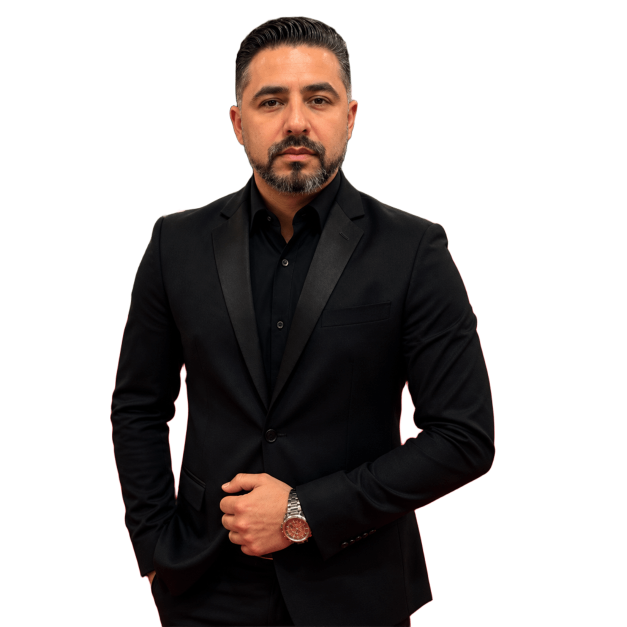
#> input picture assets-src/dr-ivan-corpo-transparente.png, 1254 x 1254 px (shown at 1/2 size)
$ python defringe.py ../assets-src/dr-ivan-corpo-transparente.png ../assets-src/dr-ivan-corpo-limpo.png
#> lines starting #> are read from the running program, lines starting #| are printed output that depends on the picture; after the words box and inside, x2 and y2 are one past the last pixel; in counts of white or black regions, pixels touching at a corner belong together
# Remove franja escura do recorte (dr-ivan-corpo-transparente.png):
# Fundo preto + alfa suave → halo escuro sobre o mapa dourado do hero.
# Pipeline: black-matte cleanup → choke forte → alfa quase duro (feather mínimo).
# Saída: assets-src/dr-ivan-corpo-limpo.png (lida por optimize-images.mjs)
import sys
import numpy as np
from PIL import Image, ImageFilter

src, out = sys.argv[1], sys.argv[2]
im = Image.open(src).convert('RGBA')
#> im is the input picture: PIL image 1254x1254 RGBA; mean R, G, B, A 58.1, 78.1, 55.4, 100.7
bbox = im.getbbox()
#> bbox = (220, 31, 992, 1254)
if bbox:
    im = im.crop(bbox)
#> im: PIL image 772x1223 RGBA

arr = np.array(im).astype(np.float32)
rgb, alpha = arr[:, :, :3], arr[:, :, 3]

# Remove black matte nas bordas (recupera cor do sujeito)
a_norm = np.maximum(alpha / 255.0, 1.0 / 255.0)
edge = (alpha > 0) & (alpha < 254)
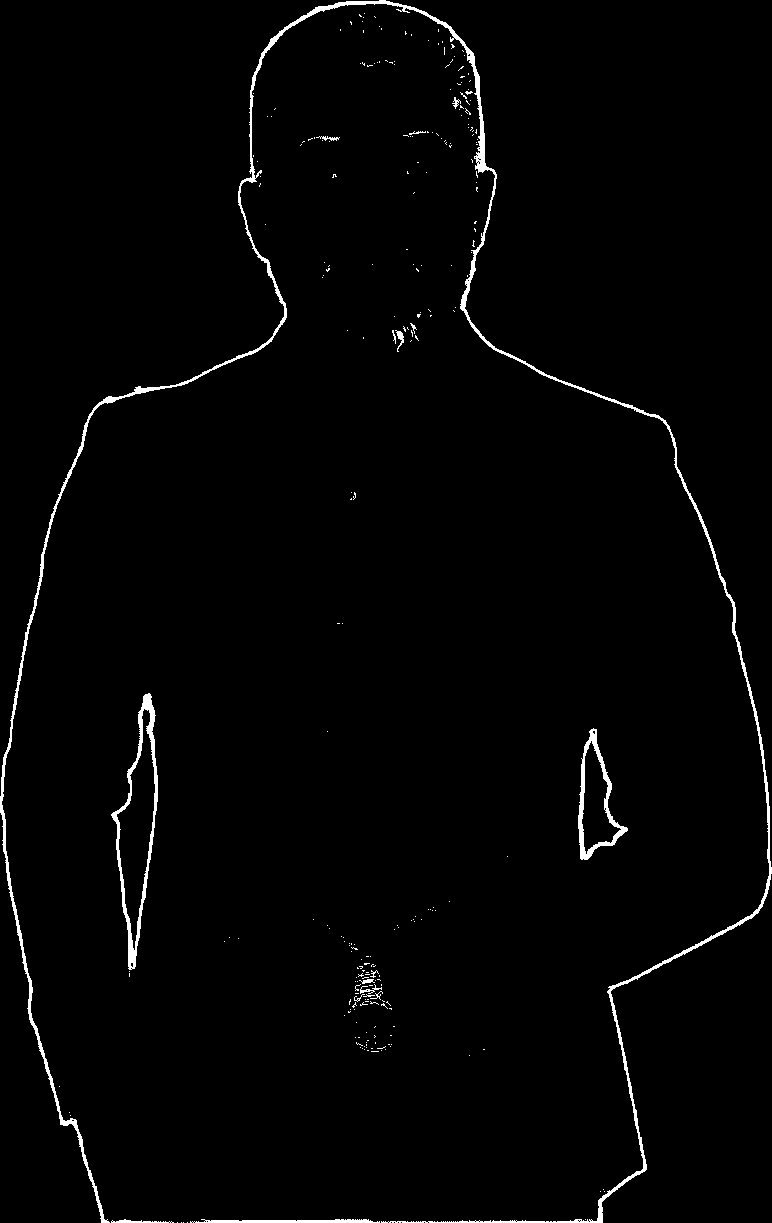
#> edge: shape (1223, 772) bool; 1.6% white; 257 white regions (241 under 20 px), largest, box (x1, y1, x2, y2) and area: (0, 0, 772, 1223) 10157, (111, 693, 158, 970) 2042, (578, 728, 628, 860) 1264
rgb[edge] = np.clip(rgb[edge] / a_norm[edge, None], 0, 255)
#> rgb: shape (1223, 772, 3) float32; mean R, G, B 50.4, 56.7, 42.9

# Propaga cor do interior opaco
known = alpha >= 248
#> known: shape (1223, 772) bool; 65.3% white; 10 black regions (4 under 20 px), largest, box (x1, y1, x2, y2) and area: (0, 0, 772, 1223) 317314, (112, 694, 158, 970) 6150, (578, 729, 628, 860) 3287, (381, 1220, 594, 1223) 369, (190, 1220, 380, 1223) 337, (112, 1220, 174, 1223) 104
color = rgb.copy()
for _ in range(10):
    pad_c = np.pad(color, ((1, 1), (1, 1), (0, 0)), mode='edge')
    pad_k = np.pad(known.astype(np.float32), ((1, 1), (1, 1)), mode='constant')
    wsum = np.zeros(alpha.shape, dtype=np.float32)
    csum = np.zeros_like(color)
    for dy in (-1, 0, 1):
        for dx in (-1, 0, 1):
            ys = slice(1 + dy, pad_k.shape[0] - 1 + dy)
            xs = slice(1 + dx, pad_k.shape[1] - 1 + dx)
            wk = pad_k[ys, xs]
            wsum += wk
            csum += pad_c[ys, xs] * wk[..., None]
    fill = (~known) & (alpha > 0) & (wsum > 0)
    if not fill.any():
        break
    color[fill] = csum[fill] / wsum[fill, None]
    known[fill] = True
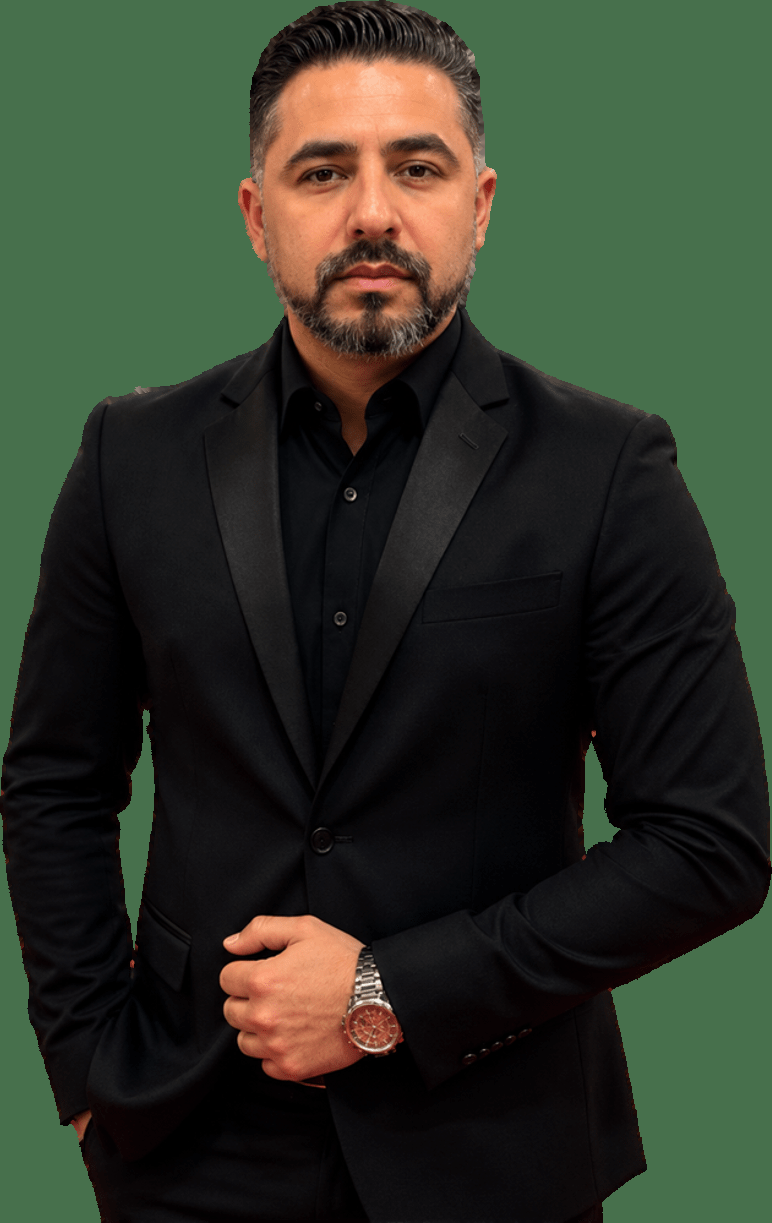
#> color: shape (1223, 772, 3) float32; mean R, G, B 48.6, 55.3, 41.6
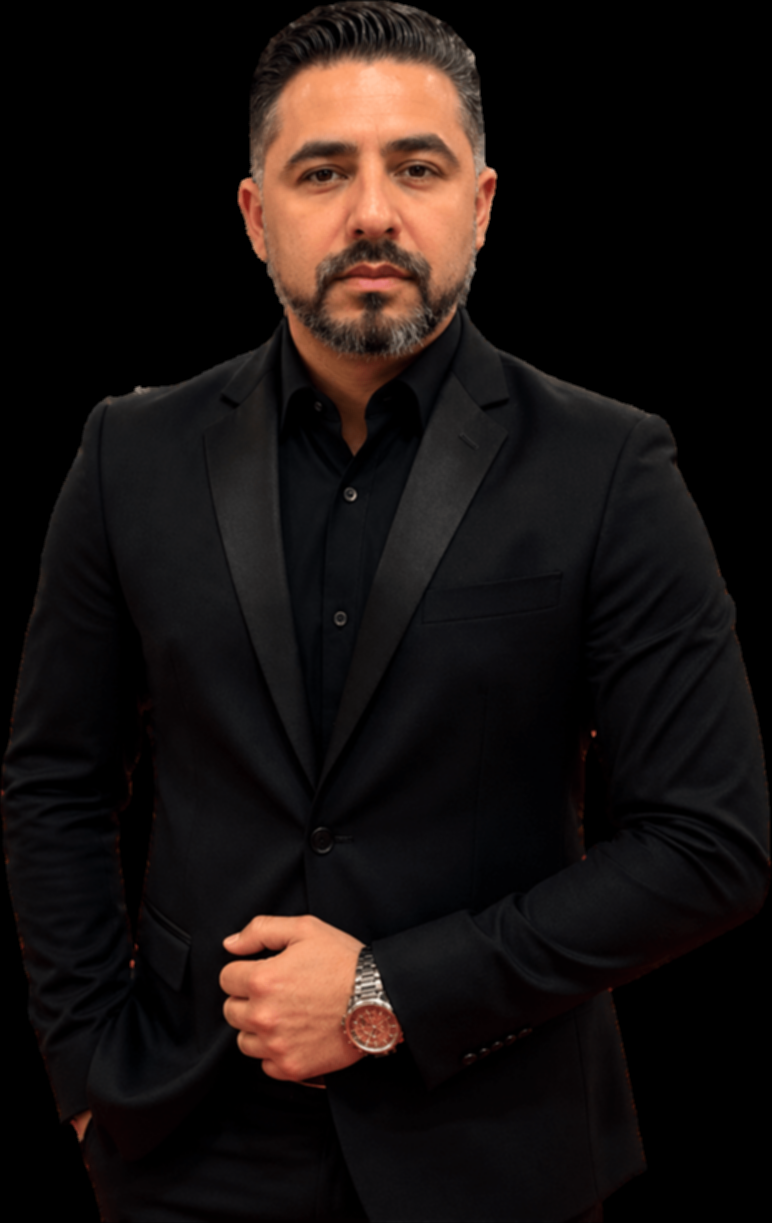
#> csum: shape (1223, 772, 3) float32; mean R, G, B 223.8, 162.7, 146.7; drawn with min black and max white
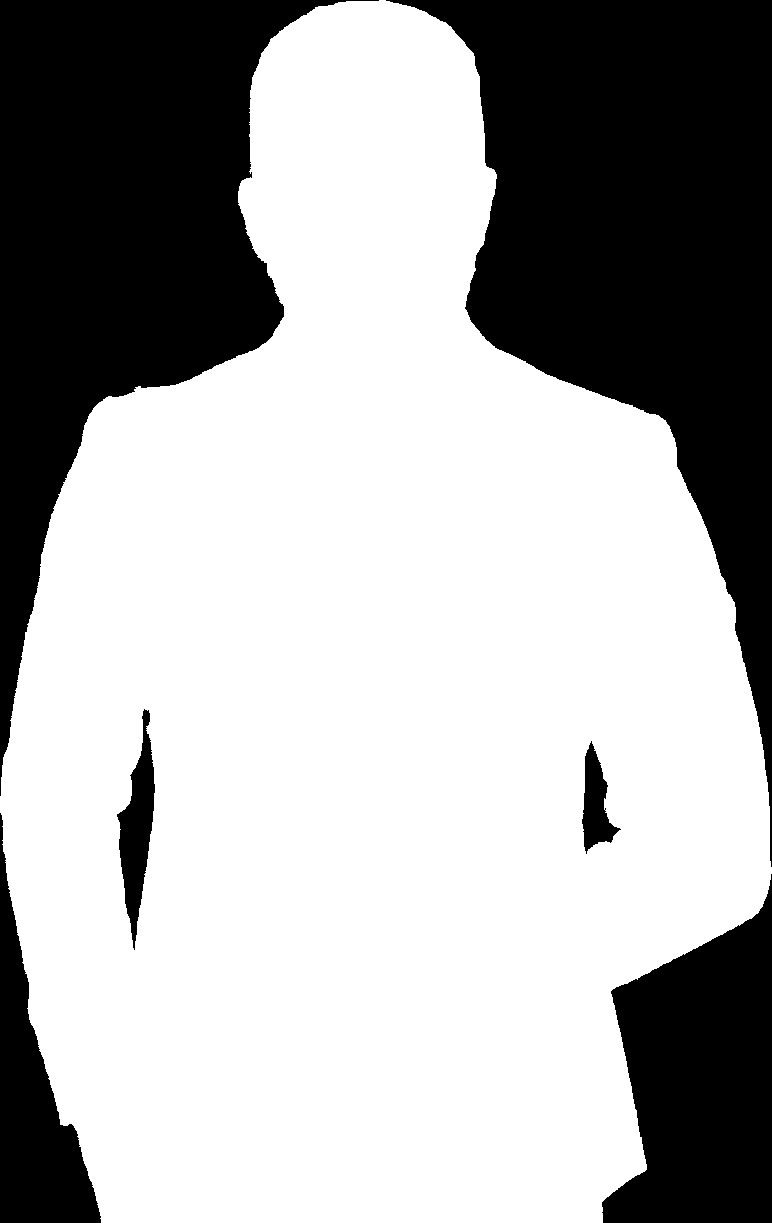
#> known: shape (1223, 772) bool; 66.7% white; 6 black regions, box (x1, y1, x2, y2) and area: (386, 0, 772, 867) 134528, (0, 0, 379, 796) 116236, (602, 874, 772, 1223) 40551, (0, 813, 101, 1223) 16682, (117, 709, 155, 950) 4244, (582, 741, 621, 854) 2105

arr[:, :, :3] = color
arr[:, :, 3] = alpha
out_im = Image.fromarray(np.clip(arr, 0, 255).astype(np.uint8), 'RGBA')

r, g, b, a = out_im.split()
# Choke ~5px (corta a franja) + limiariza (mata halo semi-transparente) + feather 1px
a = a.filter(ImageFilter.MinFilter(11))
a_arr = np.array(a)
# Alfa duro: evita anel semi-transparente escuro sobre o mapa dourado
a_arr = np.where(a_arr >= 160, 255, 0).astype(np.uint8)
#> a_arr: shape (1223, 772); 63.4% white; 3 black regions, box (x1, y1, x2, y2) and area: (0, 0, 772, 1223) 332672, (108, 693, 161, 967) 8630, (574, 730, 631, 864) 4693
a = Image.fromarray(a_arr, mode='L').filter(ImageFilter.GaussianBlur(0.35))
Image.merge('RGBA', (r, g, b, a)).save(out)
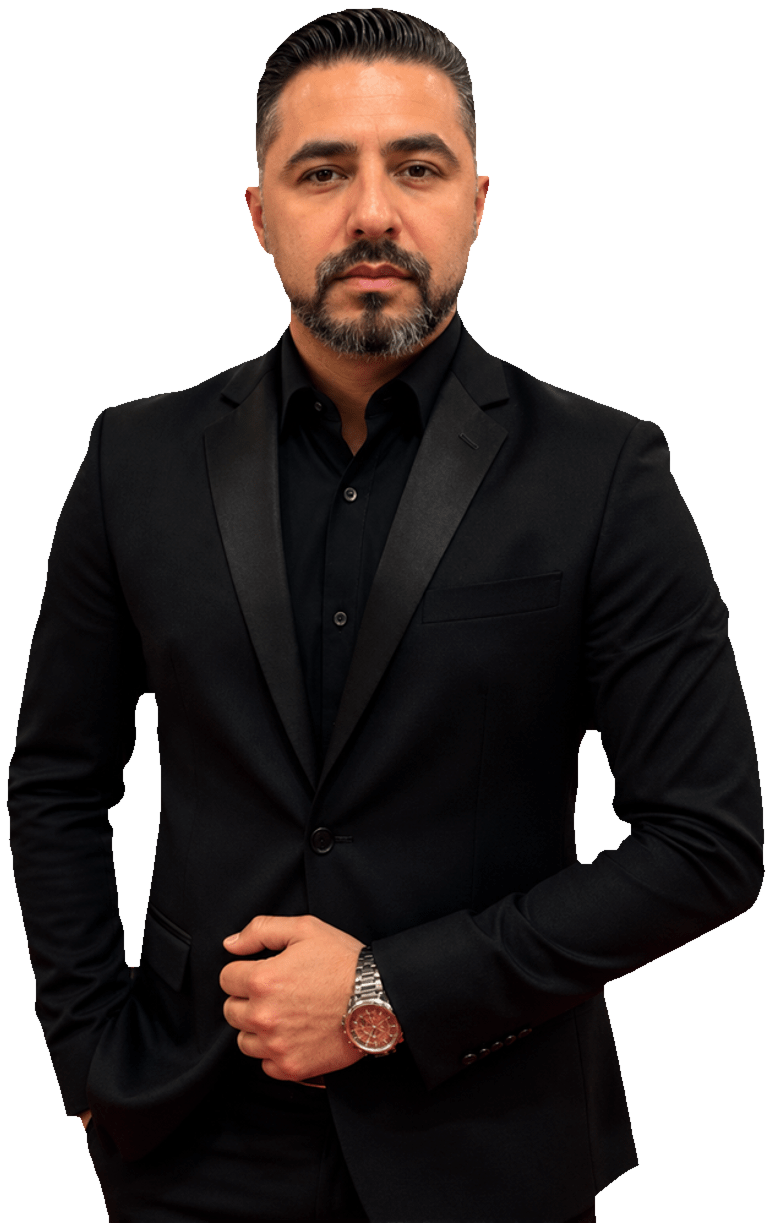
#> saved as dr-ivan-corpo-limpo.png: PIL image 772x1223 RGBA; mean R, G, B, A 48.5, 55.4, 41.6, 161.6; transparent parts drawn white
